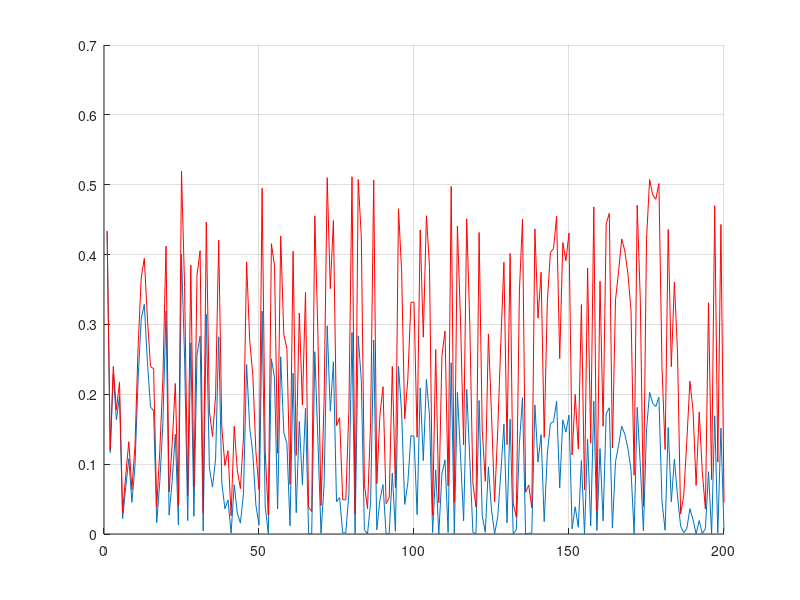

The MATLAB script that drew this image:
%!/usr/bin/octave
% 3-layer neural network

%%
disp('I: preparing data');
size_data = [1, 1000]; 
X = rand(size_data(1),size_data(2));
T = X; % f: x |-> x
X(:,1)
T(:,1)

%%
disp('I: 3-layer neural network configurations');
lr = 0.001; % learning rate
max_iter = 200; % max iter
m = 1; % size(X_i) = m*1
h = 1; % size(XH_i) = h*1
c = 1; % size(XY_i) = c*1

%%
disp('I: initializing network parameter');
WH = rand(h, m); WH
WY = rand(c, h); WY
BH = rand(h, 1); BH
BY = rand(c, 1); BY
WH0 = WH;
WY0 = WY;
BH0 = BH;
BY0 = BY;

%%
disp('I: setting up utility functions');
loss = @(x, t)( (norm(t - x)^2)/2 )%;
dtanh = @(x)(1./(cos(x).^2))%;
forward = @(x, WH, BH, WY, BY)( WY * tanh(WH * x + BH) + BY )

%%
disp('I: setting up storage stack');
stack_loss = [];
stack_loss0 = [];

%%
iter = 0;
data_cursor = 1;
for iter = 1:max_iter
  %disp('   fetch data');
  if data_cursor > size_data(2)
    data_cursor = 1;
  end
  x = X(:,data_cursor); % fetch input
  t = T(:,data_cursor); % fetch label
  data_cursor = data_cursor + 1;

  disp(sprintf('I: iter %d', iter));

  %disp('   forward');
  uH = WH * x + BH; %size(uH)
  xH = tanh(uH); %size(xH)
  uY = WY * xH + BY; %size(uY)
  xY = uY; %tanh(uY); %size(xY)
  l = loss(xY, t);
  stack_loss = [ stack_loss, l ];
  stack_loss0 = [ stack_loss0, loss(forward(x, WH0, BH0, WY0, BY0), t) ];
  disp(sprintf('   loss %f', l));

  %disp('   backward');
  gbY = (xY - t) .* dtanh(uY); %size(gbY)% delta Y
  gbH = (WY' * gbY) .* dtanh(uH); %size(gbH)% delta H
  gwY = gbY * xH'; %size(gwY)
  gwH = gbH * x'; %size(gwH)

  %disp('   update');
  BY = BY - (lr .* gbY);
  WY = WY - (lr .* gwY);
  BH = BH - (lr .* gbH);
  WH = WH - (lr .* gwH);

  %disp('   update stat');
  sum(sum(lr .* gbY))
end

%%
disp('I: dump param');
WY
WH
BY
BH

%%
disp('I: validate');
forward([ 1], WH, BH, WY, BY)
forward([ 0.5], WH, BH, WY, BY)

%% draw graph
figure;
grid on;
hold on;
plot(stack_loss);
plot(stack_loss0, 'r');
print -dpdf stack_loss.pdf;
